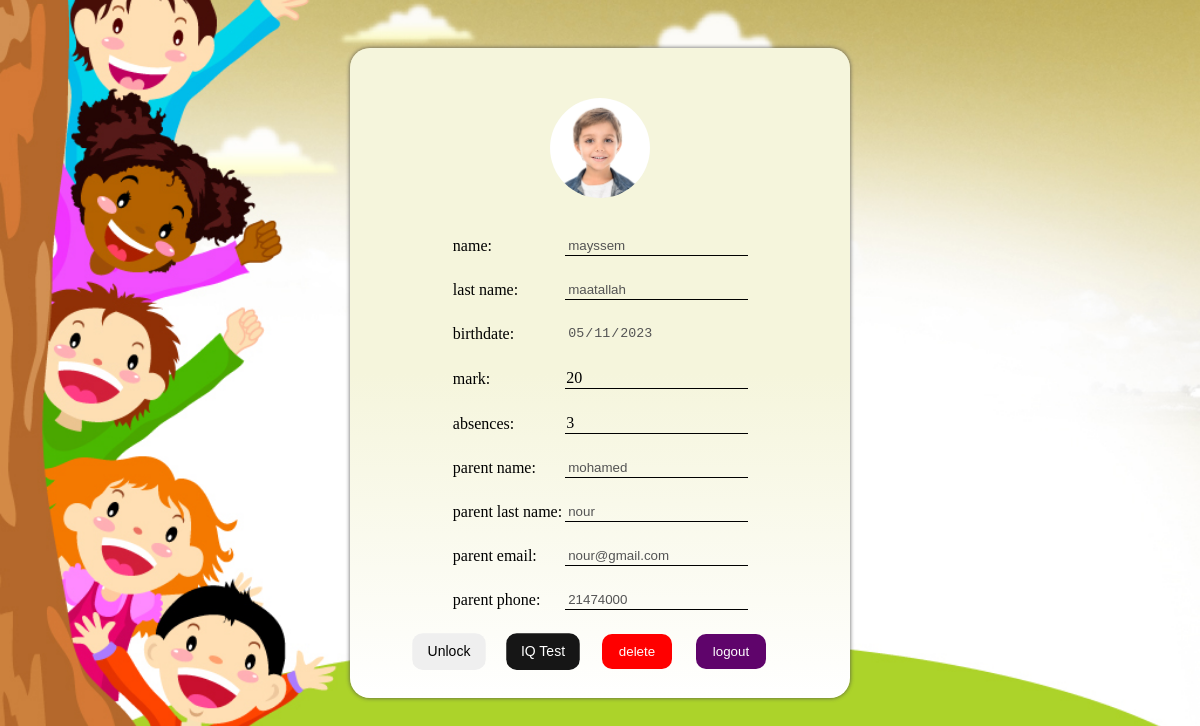
/home.php (signed in), run on the app's committed database.
### tables this page shows
CREATE TABLE `child` (
  `id` int(10) NOT NULL,
  `child_name` varchar(50) NOT NULL,
  `child_last_name` varchar(50) NOT NULL,
  `birthDate` date NOT NULL,
  `password` varchar(50) NOT NULL,
  `parent_name` varchar(50) NOT NULL,
  `parent_last_name` varchar(50) NOT NULL,
  `parent_email` varchar(50) NOT NULL,
  `parent_phone` varchar(50) NOT NULL,
  `mark` int(11) DEFAULT NULL,
  `absences` int(11) DEFAULT NULL
);

### home.php (the view, shortened to what this page needs)
<?php
require_once('conn.php');
$email = $_SESSION['login_user'];
$sql = "SELECT id, child_name, child_last_name, birthDate, parent_name, parent_last_name, parent_email, parent_phone, mark, absences FROM child WHERE parent_email=:Login";
$req = $pdo->prepare($sql);
$req->execute([
  ':Login' => $email
]);
$rows = $req->fetchAll(PDO::FETCH_ASSOC);
?>
<html lang="en">
<head>
    <link rel="stylesheet" type="text/css" href="css/sHome.css"/>
</head>
<body>
    <center>
    <div class="container">
      <div class="img"></div>
      <br>
      <br>
      <form method="post">
        <table>
          <?php foreach ($rows as $row) : ?>
            <tr>
                <td>name:</td>
                <td class="td2"><input style="background:none; border:none" name="child_name" type="text" value="<?php echo $row['child_name']; ?>" <?php if (!isset($_POST['update'])) echo "disabled"; ?> /></td>
            </tr>
            <tr><td><br></td></tr>
            <tr>
                <td>last name:</td>
                <td class="td2"><input style="background:none; border:none" name="child_last_name" type="text" value="<?php echo $row['child_last_name']; ?>" <?php if (!isset($_POST['update'])) echo "disabled"; ?> /></td>
            </tr>
            <tr><td><br></td></tr>
            <tr>
                <td>birthdate:</td>
                <td><input style="background:none; border:none" type="date" value="<?php echo $row['birthDate']; ?>" disabled /></td>
            </tr>
            <tr><td><br></td></tr>
            <tr>
                <td>mark:</td>
                <td class="td2"><?php echo $row['mark']; ?></td>
            </tr>
            <tr><td><br></td></tr>
            <tr>
                <td>absences:</td>
                <td class="td2"><?php echo $row['absences']; ?></td>
            </tr>
            <tr><td><br></td></tr>
            <tr>
                <td>parent name:</td>
                <td class="td2"><input style="background:none; border:none" name="parent_name" type="text" value="<?php echo $row['parent_name']; ?>" <?php if (!isset($_POST['update'])) echo "disabled"; ?> /></td>
            </tr>
            <tr><td><br></td></tr>
            <tr>
                <td>parent last name:</td>
                <td class="td2"><input style="background:none; border:none" name="parent_last_name" type="text" value="<?php echo $row['parent_last_name']; ?>" <?php if (!isset($_POST['update'])) echo "disabled"; ?> /></td>
            </tr>
            <tr><td><br></td></tr>
            <tr>
                <td>parent email:</td>
                <td class="td2"><input style="background:none; border:none" name="parent_email" type="text" value="<?php echo $row['parent_email']; ?>" disabled /></td>
            </tr>
            <tr><td><br></td></tr>
            <tr>
                <td>parent phone:</td>
                <td class="td2"><input style="background:none; border:none" name="parent_phone" type="text" value="<?php echo $row['parent_phone']; ?>" <?php if (!isset($_POST['update'])) echo "disabled"; ?> /></td>
            </tr>
            <tr><td><br></td></tr>
          <?php endforeach; ?>
        </table>
        <div class="btn-container">
        <button type="button" onclick="unlock()" id="unc" class="unc">Unlock</button>
        <a href="./kidsIQ/iqTest.html"><button type="button" onclick="" id="btn" class="btnIq">IQ Test</button></a>
        <input type="submit" value="delete" name="delete" class="deletebtn"/>
        <input type="submit" value="logout" name="logout" class="logoutbtn"/>
        </div>
      </form>
    </div>
    </center>
</body>
</html>

### css/sHome.css (style rules this page uses)
body { background-image: url("../images/F9LZCK.jpg"); background-size: cover; background-repeat: no-repeat; background-position: center center; padding: 40px; }
.container { width: 500px; height: 600px; box-shadow: 0 0 4px rgba(73, 73, 73, 0.904); border-radius: 20px; background-image: linear-gradient(to bottom, beige, beige, white); padding-top: 50px; }
.img { background-image: url("../images/stock-photo-smiling-little-boy.webp"); background-size: cover; background-position: center center; width: 100px; height: 100px; border-radius: 50%; }
.td2 { border-bottom: 1px solid black; }
.btn-container button, .btn-container input[type="submit"] { border: none; border-radius: 10px; width: 70px; height: 35px; margin-right: 20px; }
.deletebtn { background-color: red; color: white; }
.logoutbtn { background-color:rgb(95, 4, 107); color: white; }
.btnIq { background-color: rgb(22, 22, 22); color: white; }
.btn-container button, .btn-container input[type="submit"]:hover { transform: scale(1.05); }

### data on the page
child: child_name "mayssem", child_last_name "maatallah", birthDate "05/11/2023", mark "20", absences "3", parent_name "mohamed", parent_last_name "nour", parent_email "nour@gmail.com", parent_phone "21474000"
